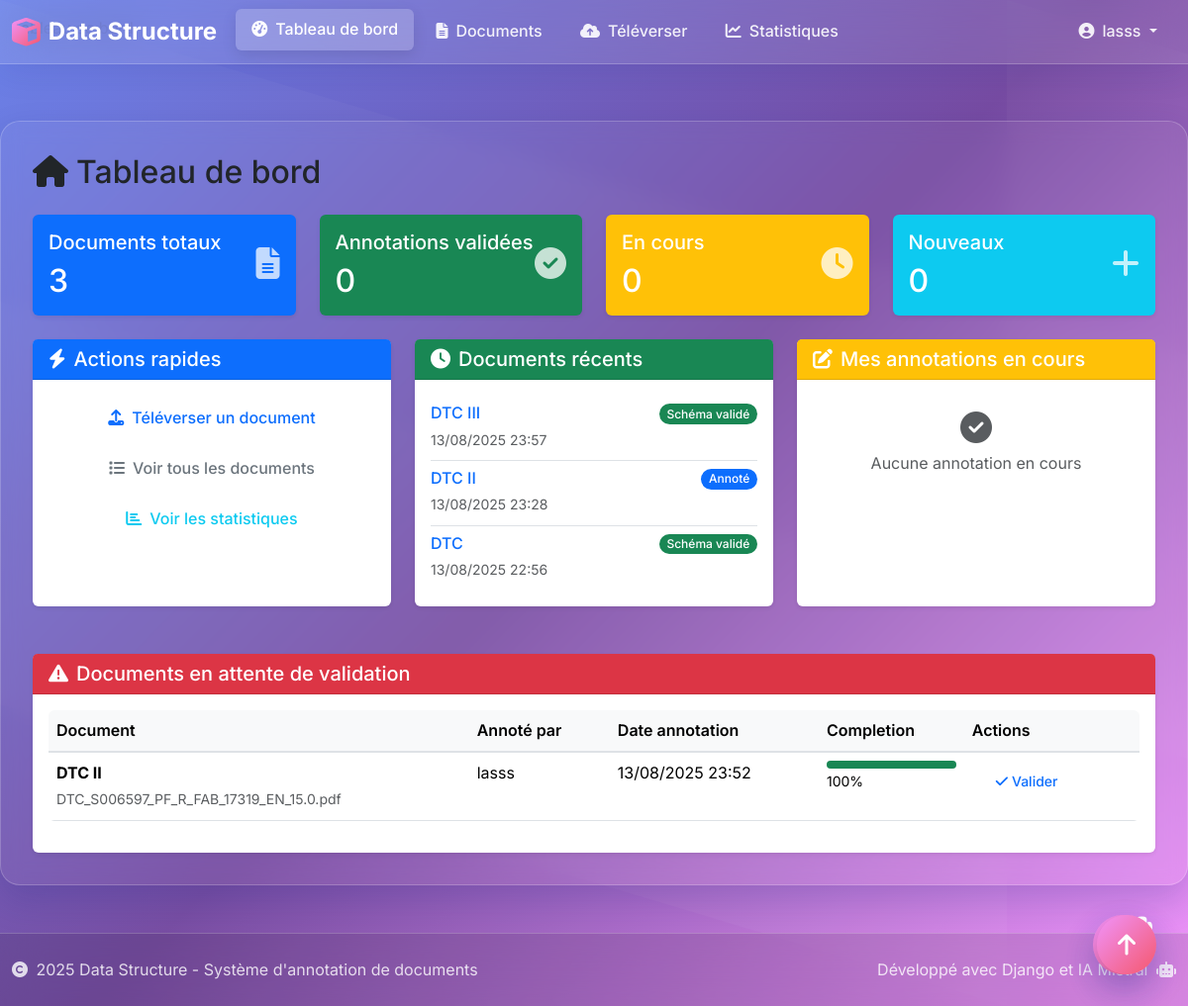
Before: /documents/ (signed in) with the older database file.
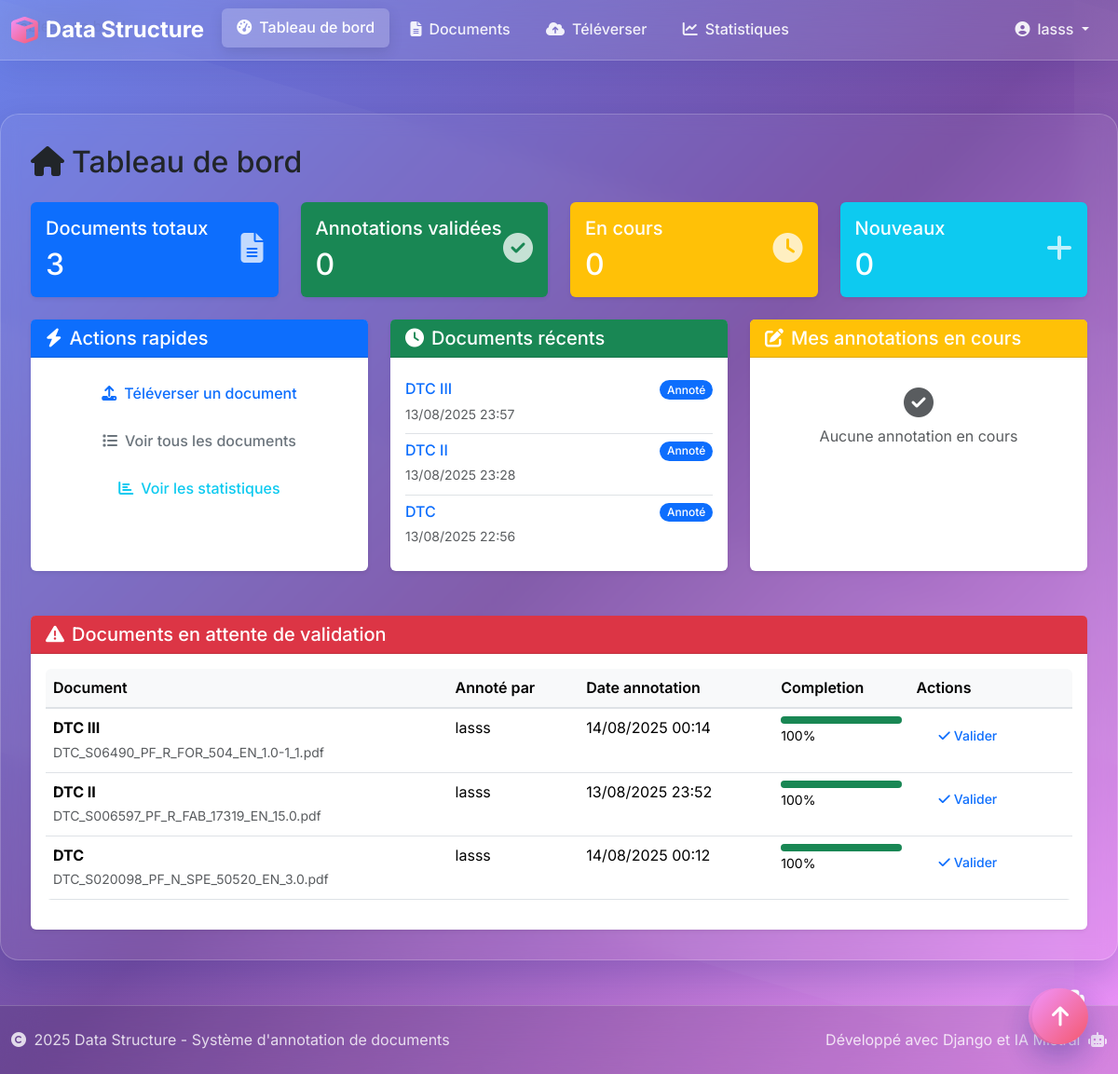
After: the same page with the newer database file.
### documents/models.py (models this page shows, shortened)
class Document(models.Model):
    STATUS_CHOICES = [
        ('uploaded', 'Téléversé'),
        ('metadata_extracted', 'Métadonnées extraites'),
        ('schema_proposed', 'Schéma proposé'),
        ('schema_validated', 'Schéma validé'),
        ('pre_annotated', 'Pré-annoté'),
        ('annotated', 'Annoté'),
        ('validated', 'Validé'),
    ]
    DOCUMENT_TYPES = [
        ('pdf', 'PDF'),
        ('docx', 'Word Document'),
        ('doc', 'Word Document (ancien)'),
        ('txt', 'Texte'),
        ('xlsx', 'Excel'),
        ('xls', 'Excel (ancien)'),
        ('image', 'Image'),
    ]
    id = models.UUIDField(primary_key=True, default=uuid.uuid4, editable=False)
    title = models.CharField(max_length=255, verbose_name="Titre")
    description = models.TextField(blank=True, verbose_name="Description")
    file = models.FileField(
        upload_to='documents/%Y/%m/%d/',
        validators=[FileExtensionValidator(
            allowed_extensions=['pdf', 'docx', 'doc', 'txt', 'xlsx', 'xls', 'jpg', 'jpeg', 'png'])],
        verbose_name="Fichier"
    )
    file_type = models.CharField(max_length=20, choices=DOCUMENT_TYPES, verbose_name="Type de fichier")
    file_size = models.BigIntegerField(verbose_name="Taille du fichier (bytes)")
    status = models.CharField(max_length=20, choices=STATUS_CHOICES, default='uploaded', verbose_name="Statut")
    metadata = models.JSONField(default=dict, blank=True, verbose_name="Métadonnées")
    uploaded_by = models.ForeignKey(User, on_delete=models.CASCADE, related_name='uploaded_documents',
                                    verbose_name="Téléversé par")
    annotated_by = models.ForeignKey(User, on_delete=models.SET_NULL, null=True, blank=True,
                                     related_name='annotated_documents', verbose_name="Annoté par")
    validated_by = models.ForeignKey(User, on_delete=models.SET_NULL, null=True, blank=True,
                                     related_name='validated_documents', verbose_name="Validé par")
    created_at = models.DateTimeField(auto_now_add=True, verbose_name="Créé le")
    updated_at = models.DateTimeField(auto_now=True, verbose_name="Modifié le")
    annotated_at = models.DateTimeField(null=True, blank=True, verbose_name="Annoté le")
    validated_at = models.DateTimeField(null=True, blank=True, verbose_name="Validé le")
    class Meta:
        verbose_name = "Document"
        verbose_name_plural = "Documents"
        ordering = ['-created_at']
    @property
    def filename(self):
        return os.path.basename(self.file.name)

class Annotation(models.Model):
    id = models.UUIDField(primary_key=True, default=uuid.uuid4, editable=False)
    document = models.OneToOneField(Document, on_delete=models.CASCADE, related_name='annotation',
                                    verbose_name="Document")
    schema = models.ForeignKey(AnnotationSchema, on_delete=models.CASCADE, verbose_name="Schéma utilisé")
    ai_pre_annotations = models.JSONField(default=dict, blank=True, verbose_name="Pré-annotations IA")
    final_annotations = models.JSONField(default=dict, blank=True, verbose_name="Annotations finales")
    is_complete = models.BooleanField(default=False, verbose_name="Annotation complète")
    is_validated = models.BooleanField(default=False, verbose_name="Annotation validée")
    confidence_score = models.FloatField(null=True, blank=True, verbose_name="Score de confiance")
    validation_notes = models.TextField(blank=True, verbose_name="Notes de validation")
    annotated_by = models.ForeignKey(User, on_delete=models.CASCADE, related_name='annotations',
                                     verbose_name="Annoté par")
    validated_by = models.ForeignKey(User, on_delete=models.SET_NULL, null=True, blank=True,
                                     related_name='validated_annotations', verbose_name="Validé par")
    created_at = models.DateTimeField(auto_now_add=True, verbose_name="Créé le")
    updated_at = models.DateTimeField(auto_now=True, verbose_name="Modifié le")
    completed_at = models.DateTimeField(null=True, blank=True, verbose_name="Complété le")
    validated_at = models.DateTimeField(null=True, blank=True, verbose_name="Validé le")
    class Meta:
        verbose_name = "Annotation"
        verbose_name_plural = "Annotations"
    @property
    def completion_percentage(self):
        if not self.final_annotations:
            return 0
        total_fields = self.schema.fields.filter(is_required=True).count()
        if total_fields == 0:
            return 100
        completed_fields = sum(1 for field in self.schema.fields.filter(is_required=True)
                               if field.name in self.final_annotations and self.final_annotations[field.name])
        return (completed_fields / total_fields) * 100

class AnnotationSchema(models.Model):
    FIELD_TYPES = [
        ('text', 'Texte'),
        ('number', 'Nombre'),
        ('date', 'Date'),
        ('boolean', 'Booléen'),
        ('choice', 'Choix unique'),
        ('multiple_choice', 'Choix multiple'),
        ('entity', 'Entité nommée'),
        ('classification', 'Classification'),
    ]
    id = models.UUIDField(primary_key=True, default=uuid.uuid4, editable=False)
    document = models.OneToOneField(Document, on_delete=models.CASCADE, related_name='annotation_schema',
                                    verbose_name="Document")
    name = models.CharField(max_length=255, verbose_name="Nom du schéma")
    description = models.TextField(blank=True, verbose_name="Description")
    ai_generated_schema = models.JSONField(default=dict, blank=True, verbose_name="Schéma généré par l'IA")
    final_schema = models.JSONField(default=dict, blank=True, verbose_name="Schéma final")
    is_validated = models.BooleanField(default=False, verbose_name="Schéma validé")
    created_by = models.ForeignKey(User, on_delete=models.CASCADE, verbose_name="Créé par")
    created_at = models.DateTimeField(auto_now_add=True, verbose_name="Créé le")
    updated_at = models.DateTimeField(auto_now=True, verbose_name="Modifié le")
    validated_at = models.DateTimeField(null=True, blank=True, verbose_name="Validé le")
    class Meta:
        verbose_name = "Schéma d'annotation"
        verbose_name_plural = "Schémas d'annotation"

class AnnotationField(models.Model):
    FIELD_TYPES = [
        ('text', 'Texte'),
        ('number', 'Nombre'),
        ('date', 'Date'),
        ('boolean', 'Booléen'),
        ('choice', 'Choix unique'),
        ('multiple_choice', 'Choix multiple'),
        ('entity', 'Entité nommée'),
        ('classification', 'Classification'),
    ]
    id = models.UUIDField(primary_key=True, default=uuid.uuid4, editable=False)
    schema = models.ForeignKey(AnnotationSchema, on_delete=models.CASCADE, related_name='fields', verbose_name="Schéma")
    name = models.CharField(max_length=255, verbose_name="Nom du champ")
    label = models.CharField(max_length=255, verbose_name="Label")
    field_type = models.CharField(max_length=20, choices=FIELD_TYPES, verbose_name="Type de champ")
    description = models.TextField(blank=True, verbose_name="Description")
    is_required = models.BooleanField(default=False, verbose_name="Obligatoire")
    is_multiple = models.BooleanField(default=False, verbose_name="Valeurs multiples")
    choices = models.JSONField(default=list, blank=True, verbose_name="Choix disponibles")
    order = models.PositiveIntegerField(default=0, verbose_name="Ordre d'affichage")
    created_at = models.DateTimeField(auto_now_add=True, verbose_name="Créé le")
    updated_at = models.DateTimeField(auto_now=True, verbose_name="Modifié le")
    class Meta:
        verbose_name = "Champ d'annotation"
        verbose_name_plural = "Champs d'annotation"
        ordering = ['order', 'name']

### documents/views.py (the view)
# urls.py: path('', views.dashboard, name='dashboard'),
@login_required
def dashboard(request):
    try:
        stats = hybrid_service.get_combined_statistics()
        recent_documents = Document.objects.filter(
            uploaded_by=request.user
        ).order_by('-created_at')[:5]
        pending_annotations = Annotation.objects.filter(
            annotated_by=request.user,
            is_complete=False
        ).select_related('document')[:5]
        documents_to_validate = Document.objects.filter(
            status='annotated'
        ).select_related('annotation')[:5]
        context = {
            'stats': stats,
            'recent_documents': recent_documents,
            'pending_annotations': pending_annotations,
            'documents_to_validate': documents_to_validate,
        }
        return render(request, 'documents/dashboard.html', context)
    except Exception as e:
        logger.error(f"Erreur dashboard: {str(e)}")
        messages.error(request, f"Erreur lors du chargement du tableau de bord: {str(e)}")
        return render(request, 'documents/dashboard.html', {'stats': {}})

### documents/services/mongodb_service.py (called while the page is built, shortened)
    def ensure_connection(self):
        return True

### templates/documents/dashboard.html (shortened to what the changed rows need)
{% extends 'documents/base.html' %}
{% block content %}
<div class="row">
    <div class="col-12">
        <h1 class="h2 mb-4">
            <i class="fas fa-home me-2"></i>Tableau de bord
        </h1>
    </div>
</div>
<div class="row mb-4">
    <div class="col-md-3">
        <div class="card bg-primary text-white">
            <div class="card-body">
                <div class="d-flex justify-content-between">
                    <div>
                        <h2 class="mb-0">{{ stats.total_documents|default:0 }}</h2>
                    </div>
                </div>
            </div>
        </div>
    </div>
    <div class="col-md-3">
        <div class="card bg-success text-white">
            <div class="card-body">
                <div class="d-flex justify-content-between">
                    <div>
                        <h2 class="mb-0">{{ stats.validated_annotations|default:0 }}</h2>
                    </div>
                </div>
            </div>
        </div>
    </div>
    <div class="col-md-3">
        <div class="card bg-warning text-white">
            <div class="card-body">
                <div class="d-flex justify-content-between">
                    <div>
                        <h2 class="mb-0">
                            {% for status in stats.by_status %}
                                {% if status.status == 'pre_annotated' or status.status == 'annotated' %}
                                    {{ status.count|add:0 }}
                                {% endif %}
                            {% empty %}
                                0
                            {% endfor %}
                        </h2>
                    </div>
                </div>
            </div>
        </div>
    </div>
    <div class="col-md-3">
        <div class="card bg-info text-white">
            <div class="card-body">
                <div class="d-flex justify-content-between">
                    <div>
                        <h2 class="mb-0">
                            {% for status in stats.by_status %}
                                {% if status.status == 'uploaded' or status.status == 'metadata_extracted' %}
                                    {{ status.count|add:0 }}
                                {% endif %}
                            {% empty %}
                                0
                            {% endfor %}
                        </h2>
                    </div>
                </div>
            </div>
        </div>
    </div>
</div>
<div class="row">
    <div class="col-md-4 mb-4">
        <div class="card h-100">
            <div class="card-body">
                {% if recent_documents %}
                    <div class="list-group list-group-flush">
                        {% for document in recent_documents %}
                            <div class="list-group-item px-0">
                                <div class="d-flex justify-content-between align-items-start">
                                    <div>
                                        <h6 class="mb-1">
                                            <a href="{% url 'documents:document_detail' document.pk %}" class="text-decoration-none">
                                                {{ document.title|truncatechars:30 }}
                                            </a>
                                        </h6>
                                        <small class="text-muted">{{ document.created_at|date:"d/m/Y H:i" }}</small>
                                    </div>
                                    <span class="badge bg-{{ document.status|default:'secondary' }} rounded-pill">
                                        {{ document.get_status_display }}
                                    </span>
                                </div>
                            </div>
                        {% endfor %}
                    </div>
                {% else %}
                    <p class="text-muted text-center py-3">
                        <i class="fas fa-inbox fa-2x d-block mb-2"></i>
                        Aucun document récent
                    </p>
                {% endif %}
            </div>
        </div>
    </div>
</div>
{% if documents_to_validate %}
<div class="row mt-4">
    <div class="col-12">
        <div class="card">
            <div class="card-body">
                <div class="table-responsive">
                    <table class="table table-hover">
                        <thead>
                            <tr>
                                <th>Document</th>
                                <th>Annoté par</th>
                                <th>Date annotation</th>
                                <th>Completion</th>
                                <th>Actions</th>
                            </tr>
                        </thead>
                        <tbody>
                            {% for document in documents_to_validate %}
                                <tr>
                                    <td>
                                        <strong>{{ document.title }}</strong><br>
                                        <small class="text-muted">{{ document.filename }}</small>
                                    </td>
                                    <td>{{ document.annotation.annotated_by.username }}</td>
                                    <td>{{ document.annotation.updated_at|date:"d/m/Y H:i" }}</td>
                                    <td>
                                        <div class="progress">
                                            <div class="progress-bar bg-success"
                                                 style="width: {{ document.annotation.completion_percentage }}%"></div>
                                        </div>
                                        <small>{{ document.annotation.completion_percentage|floatformat:0 }}%</small>
                                    </td>
                                    <td>
                                        <a href="{% url 'documents:validate_annotation' document.pk %}"
                                           class="btn btn-sm btn-outline-primary">
                                            <i class="fas fa-check me-1"></i>Valider
                                        </a>
                                    </td>
                                </tr>
                            {% endfor %}
                        </tbody>
                    </table>
                </div>
            </div>
        </div>
    </div>
</div>
{% endif %}
{% endblock %}

Changed rows visible on the page:
now on one of the page's lists (row edited): Document: title "DTC III", filename "DTC_S06490_PF_R_FOR_504_EN_1.0-1_1.pdf", annotation.annotated_by.username "lasss", annotation.updated_at "14/08/2025 00:14", annotation.completion_percentage "100"
changed Document "DTC III": status "Schéma validé" → "Annoté"
now on one of the page's lists (row edited): Document: title "DTC", filename "DTC_S020098_PF_N_SPE_50520_EN_3.0.pdf", annotation.annotated_by.username "lasss", annotation.updated_at "14/08/2025 00:12", annotation.completion_percentage "100"
changed Document "DTC": status "Schéma validé" → "Annoté"
